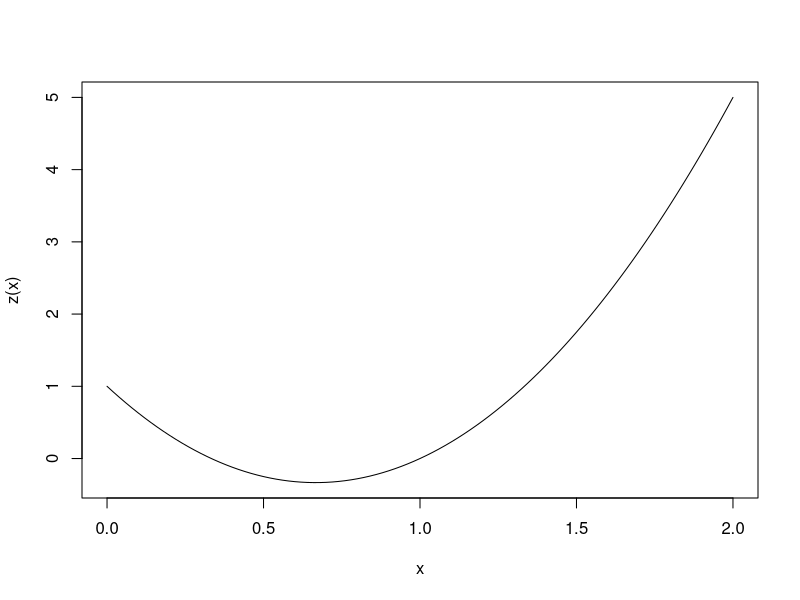

Write R code to recreate this figure.
#################### Fibonacci line search method ####################
##### Copyright (C) 2016.11.16 Jaeyoung Jung all rights reserved. ####

rm(list=ls(all=TRUE))
gc(reset=TRUE)


### Target function : Problem 4.3
z <- function(x) {
  y = 3 * x^2 - 4 * x + 1
  return(y)
}

# Draw function graph
curve(z, 0, 2)


### Initial value|
# Interval
a_0 <- 0
b_0 <- 2
e <- 0.01

# Convergence ratio
epsilon <- 0.001

## Make fibonacci number by using the predetermined number of iterations
# Determine # of iteration meets this condition
Fn <- (b_0 - a_0) / epsilon

Niter <- 10000 # Sufficient number
Nfib <- rep(0, Niter)
Nfib[1] <- 1 # Because the start number of R is 1, not 0 like python => Same with F_0 in book
Nfib[2] <- 1

Ni <- 3
while (Ni < Niter) {
    Nfib[Ni] <- Nfib[Ni-1] + Nfib[Ni-2]
    
    if (Nfib[Ni] > Fn) {
        Maxiter <- Ni
        print(paste("Niter = ", Ni, ", ", "Fibonacci number is ", Nfib[Ni], sep=""))
        break
    } else {
        Ni <- Ni + 1
    }
}

a <- rep(0, Maxiter)
b <- rep(0, Maxiter)
a[1] <- a_0
b[1] <- b_0

r <- rep(0, Maxiter)
x_L <- rep(0, Maxiter)
x_R <- rep(0, Maxiter)

x_L[1] <- a[1] + (1 - Nfib[Maxiter-1] / Nfib[Maxiter]) * (b[1] - a[1])
x_R[1] <- a[1] + (Nfib[Maxiter-1] / Nfib[Maxiter]) * (b[1] - a[1])

### Optimization
for (i in 1:(Maxiter-2)) {
  
    if (b[i] - a[i] > epsilon) {
      
        if (z(x_L[i]) < z(x_R[i])) {
          a[i+1] <- a[i]
          b[i+1] <- x_R[i]
          x_R[i+1] <- x_L[i]
          x_L[i+1] <- a[i+1] + (1 - Nfib[Maxiter - i - 1]/Nfib[Maxiter - i] - e) * (b[i+1] - a[i+1])
          print(paste("Subinterval is ", "[", a[i], ",", b[i], "]", ", ", "Niter = ", i-1, ", ","Convergence interval = ", (b[i] - a[i]), sep = ""))
        } else {
          a[i+1] <- x_L[i]
          b[i+1] <- b[i]
          x_L[i+1] <- x_R[i]
          x_R[i+1] <- a[i+1] + (Nfib[Maxiter - i - 1]/Nfib[Maxiter - i] + e) * (b[i+1] - a[i+1])
          print(paste("Subinterval is ", "[", a[i], ",", b[i], "]", ", ", "Niter = ", i-1, ", ","Convergence interval = ", (b[i] - a[i]), sep = ""))
        }
    } else {
      print(paste("Subinterval is ", "[", a[i], ",", b[i], "]", ", ", "Niter = ", i-1, ", ","Convergence interval = ", (b[i] - a[i]), sep = ""))
      break()
    }
}